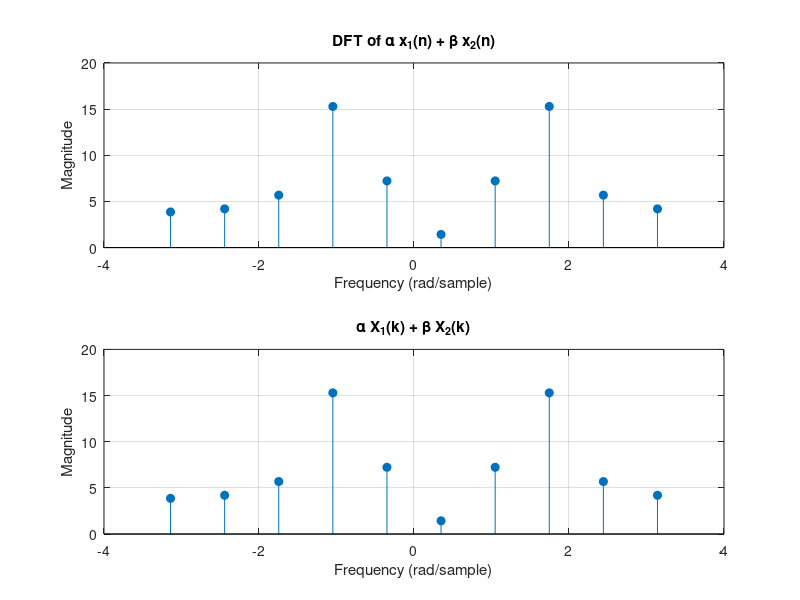

Write MATLAB code to recreate this figure.
clc;
clear;
close all;

n = 1:10;

x1 = sin(n);
x2 = cos(n);

alpha = 2;
beta = 3;

% Linear combination
x = alpha*x1 + beta*x2;

N = length(x);

% DFTs
f1 = fftshift(fft(x1, N));
f2 = fftshift(fft(x2, N));
f  = fftshift(fft(x, N));

% Frequency axis
w = linspace(-pi, pi, N);

% Plot DFT of linear combination
subplot(2,1,1);
stem(w, abs(f), 'filled');
grid on;
title('DFT of \alpha x_1(n) + \beta x_2(n)');
xlabel('Frequency (rad/sample)');
ylabel('Magnitude');

% Plot alpha*F1 + beta*F2
subplot(2,1,2);
stem(w, abs(alpha*f1 + beta*f2), 'filled');
grid on;
title('\alpha X_1(k) + \beta X_2(k)');
xlabel('Frequency (rad/sample)');
ylabel('Magnitude');

% Verify linearity property
error = max(abs(f - (alpha*f1 + beta*f2)));
fprintf('Maximum Error = %e\n', error);
